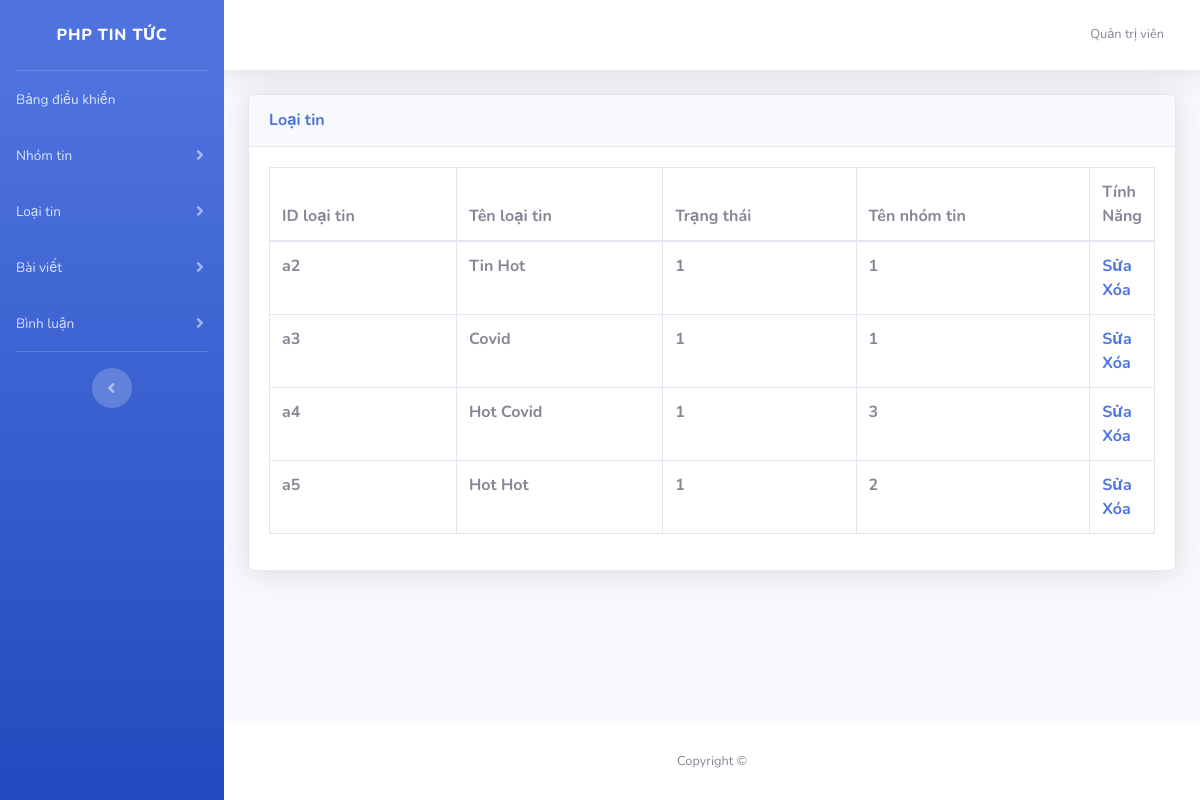
The page /NewsWebsite/admin/loaitin.php on the database its author committed.
### tables this page shows
CREATE TABLE IF NOT EXISTS `loai_tin` (
  `id_loaitin` varchar(5) NOT NULL,
  `ten_loaitin` varchar(100) NOT NULL,
  `trangthai` tinyint(1) NOT NULL,
  `id_nhomtin` int(11) NOT NULL,
  PRIMARY KEY (`id_loaitin`),
  KEY `id_nhomtin` (`id_nhomtin`)
);

### NewsWebsite/admin/loaitin.php (the view, shortened to what this page needs)
<?php require_once __DIR__. "/layouts/header.php";?>
<?php
    require_once __DIR__. "/../libraries/connect.php";
    $sql="select * from loai_tin";
    $stm=$o->query($sql);
    $data=$stm->fetchAll(PDO::FETCH_ASSOC);
?>
<div id="content">
    <div class="container-fluid">
        <div class="card shadow mb-4">
            <div class="card-header py-3">
                <h6 class="m-0 font-weight-bold text-primary">Loại tin</h6>
            </div>
            <div class="card-body">
                <div class="table-responsive">
                    <table class="table table-bordered" id="dataTable" width="100%" cellspacing="0">
                        <thead>
                            <tr>
                                <th>ID loại tin</th>
                                <th>Tên loại tin</th>
                                <th>Trạng thái</th>
                                <th>Tên nhóm tin</th>
                                <th width="10px; !important">Tính Năng</th>
                            </tr>
                        </thead>
                        <tbody>
                            <?php
                                foreach ($data as $key => $value)
                                {
                                ?>
                            <tr>
                                <th><?php echo $value['id_loaitin']?></th>
                                <th><?php echo $value['ten_loaitin']?></th>
                                <th><?php echo $value['trangthai']?></th>
                                <th><?php echo $value['id_nhomtin']?></th>
                                <th>
                                    <a href="/NewsWebsite/admin/sualoaitin.php?ma=<?php echo $value['id_loaitin']?>">Sửa</a>
                                    <a href="/NewsWebsite/admin/xoaloaitin.php?ma=<?php echo $value['id_loaitin']?>">Xóa</a>
                                </th>
                            </tr>
                            <?php
                                }
                                ?>
                        </tbody>
                    </table>
                </div>
            </div>
        </div>
    </div>
</div>
<?php require_once __DIR__. "/layouts/footer.php"?>

### rows shown on the page
loai_tin: id_loaitin "a2", ten_loaitin "Tin Hot", trangthai "1", id_nhomtin "1"
loai_tin: id_loaitin "a3", ten_loaitin "Covid", trangthai "1", id_nhomtin "1"
loai_tin: id_loaitin "a4", ten_loaitin "Hot Covid", trangthai "1", id_nhomtin "3"
loai_tin: id_loaitin "a5", ten_loaitin "Hot Hot", trangthai "1", id_nhomtin "2"
